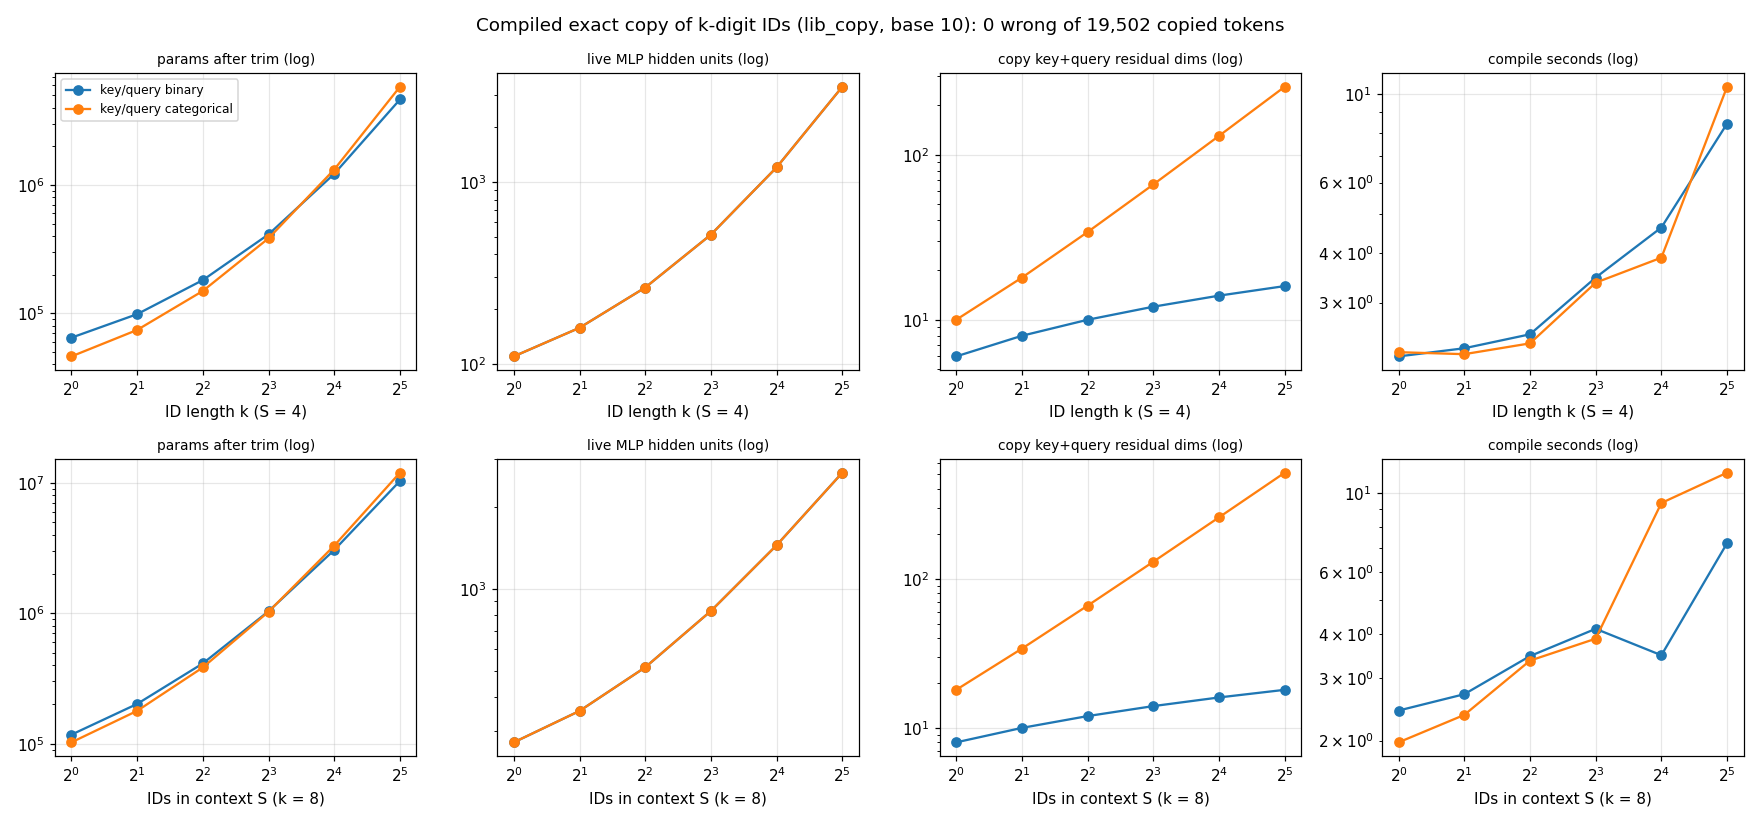

Write the Python code that produced this figure.
"""Cost of the compiled exact-copy head (lib_copy) vs ID length and slots.

Program: tracr/compiler/lib_copy.make_exact_copy. A call CALL_s followed by
k copy positions gets, at each of them, the matching digit of the source
SRC_s d_1..d_k (layout in the lib_copy docstring). Two sweeps:
  vs k: id_len over id_lens at num_slots = fixed_slots
  vs S: num_slots over slot_counts at id_len = fixed_id_len
each with the copy key/query bit-coded (rasp.binary, the default) and
one-hot (rasp.categorical, the baseline). max_seq_len is
lib_copy.max_sequence_len (every slot as a source, max_calls calls, gaps of
max_gap).

Per config, in its own process with a timeout: compile, count live MLP
units and attention heads, trim with shrinking.shrink(reuse=False), and run
`samples` random valid sequences (lib_copy.random_sequence) through the
compiled model, comparing every copy position with lib_copy.reference_copy;
the first rasp_samples of them also go through rasp.evaluate.

Settings live in config.toml [exact_copy]. Writes results.jsonl (one row per
config, flushed), run.log, exact_copy.png and summary.md to out_dir.

Usage:
  uv run --extra experiments python experiments/exact_copy/exact_copy.py
"""

import json
import os
import random
import resource
import subprocess
import sys
import threading
import time
import tomllib
from concurrent.futures import ThreadPoolExecutor, as_completed
from typing import Any

ROOT = os.path.dirname(os.path.dirname(os.path.dirname(
    os.path.abspath(__file__))))
CONFIG_PATH = os.environ.get("EXACT_COPY_CONFIG",
                             os.path.join(ROOT, "config.toml"))
with open(CONFIG_PATH, "rb") as _f:
  CFG = tomllib.load(_f)["exact_copy"]
OUT_DIR = os.path.join(ROOT, CFG["out_dir"])
BINARY = "binary"
CATEGORICAL = "categorical"
SWEEP_K = "k"
SWEEP_S = "S"

HEADER = (f"{'enc':<12}{'k':>4}{'S':>4}{'N':>5}{'units↓':>9}"
          f"{'heads↓':>7}{'layers↓':>8}{'qk_dims↓':>9}{'d_model↓':>9}"
          f"{'d_trim↓':>8}{'params↓':>13}{'p_trim↓':>12}{'compile_s↓':>11}"
          f"{'seqs':>6}{'copies':>8}{'mism↓':>6}{'rasp_mism↓':>11}"
          f"{'rss_gb':>7}")


def jobs():
  """(encoding, id_len, num_slots) per config, largest first; the point
  shared by both sweeps runs once."""
  out = set()
  for enc in CFG["encodings"]:
    out |= {(enc, k, CFG["fixed_slots"]) for k in CFG["id_lens"]}
    out |= {(enc, CFG["fixed_id_len"], s) for s in CFG["slot_counts"]}
  return sorted(out, key=lambda j: (-j[1] * j[2], j))


def run_model(model, seqs):
  """Decoded outputs at real positions, padded and batched under one jit."""
  import jax
  import jax.numpy as jnp
  import numpy as np
  enc, dec = model.input_encoder, model.output_encoder
  forward = jax.jit(lambda p, x: model.forward(p, x).unembedded_output)
  width = max(map(len, seqs)) + 1
  outs = []
  for start in range(0, len(seqs), CFG["batch_size"]):
    chunk = seqs[start:start + CFG["batch_size"]]
    ids = np.array([enc.encode([enc.bos_token] + s + [enc.pad_token] *
                               (width - 1 - len(s))) for s in chunk],
                   dtype=np.int32)
    pred = np.asarray(forward(model.params, jnp.asarray(ids)))
    outs += [dec.decode(row.tolist())[1:1 + len(s)]
             for row, s in zip(pred, chunk)]
  return outs


def child(enc, k, s):
  import numpy as np
  from tracr.compiler import compiling
  from tracr.compiler import lib_copy
  from tracr.compiler import shrinking
  from tracr.rasp import rasp
  layout = lib_copy.CopyLayout(id_len=k, num_slots=s, base=CFG["base"])
  n = lib_copy.max_sequence_len(layout, CFG["max_calls"], CFG["max_gap"])
  encoding = rasp.binary if enc == BINARY else rasp.categorical
  program = lib_copy.make_exact_copy(layout, encoding=encoding)
  t0 = time.perf_counter()
  model = compiling.compile_rasp_to_model(
      program, vocab=layout.vocab, max_seq_len=n,
      compiler_bos=CFG["compiler_bos"], compiler_pad=CFG["compiler_pad"])
  compile_s = time.perf_counter() - t0
  cfg = model.model_config
  layers = range(cfg.num_layers)
  live = sum(int(np.count_nonzero(np.abs(np.asarray(
      model.params[f"transformer/layer_{l}/mlp/linear_1"]["w"])).sum(0)))
             for l in layers)
  head_dim = cfg.key_size
  heads = sum(int(np.count_nonzero(np.abs(np.asarray(
      model.params[f"transformer/layer_{l}/attn/query"]["w"])).reshape(
          -1, cfg.num_heads, head_dim).sum((0, 2)))) for l in layers)
  qk_dims = sum(l.startswith(("copy_key_", "copy_query_"))
                for l in model.residual_labels)
  t0 = time.perf_counter()
  stats = shrinking.shrink(model, reuse=False).stats
  shrink_s = time.perf_counter() - t0
  rng = random.Random(CFG["seed"] + 1000 * k + s)
  seqs = [lib_copy.random_sequence(layout, rng, CFG["max_calls"],
                                   CFG["max_gap"])
          for _ in range(CFG["samples"])]
  refs = [lib_copy.reference_copy(layout, q) for q in seqs]
  t0 = time.perf_counter()
  got = run_model(model, seqs)
  apply_s = time.perf_counter() - t0
  copies = sum(r is not None for ref in refs for r in ref)
  mism = sum(g != r for out, ref in zip(got, refs) for g, r in zip(out, ref)
             if r is not None)
  t0 = time.perf_counter()
  rasp_seqs = seqs[:CFG["rasp_samples"]]
  rasp_mism = sum(rasp.evaluate(program, q) != ref
                  for q, ref in zip(rasp_seqs, refs))
  rasp_s = time.perf_counter() - t0
  row: dict[str, Any] = dict(
      enc=enc, k=k, S=s, ok=True, max_seq_len=n,
      vocab=len(layout.vocab), units_live=live, heads=heads,
      layers=cfg.num_layers, qk_dims=qk_dims,
      mlp_hidden_size=cfg.mlp_hidden_size, d_model=stats.d_model_before,
      d_model_trim=stats.d_model_after, params=stats.params_before,
      params_trim=stats.params_after, mlp_units_trim=stats.mlp_units_after,
      compile_s=compile_s, shrink_s=shrink_s, apply_s=apply_s, rasp_s=rasp_s,
      seqs=len(seqs), copies=copies, mism=mism, rasp_seqs=len(rasp_seqs),
      rasp_mism=rasp_mism)
  rss = resource.getrusage(resource.RUSAGE_SELF).ru_maxrss
  row["peak_rss_gb"] = rss / 2**30  # bytes on macOS
  print(json.dumps(row), flush=True)


def run_one(enc, k, s):
  cmd = [sys.executable, os.path.abspath(__file__), "--one", enc, str(k),
         str(s)]
  base = dict(enc=enc, k=k, S=s, ok=False)
  t0 = time.perf_counter()
  try:
    r = subprocess.run(cmd, capture_output=True, text=True, cwd=ROOT,
                       timeout=CFG["timeout_s"])
  except subprocess.TimeoutExpired:
    return dict(base, err=f"timeout > {CFG['timeout_s']} s")
  lines = [l for l in r.stdout.splitlines() if l.startswith("{")]
  if lines:
    return json.loads(lines[-1])
  tail = (r.stderr.strip().splitlines() or ["?"])[-1]
  return dict(base, err=f"{tail[:120]} after {time.perf_counter() - t0:.0f} s")


def fmt_row(r):
  head = f"{r['enc']:<12}{r['k']:>4}{r['S']:>4}"
  if not r["ok"]:
    return f"{head}  FAIL {r['err']}"
  return (f"{head}{r['max_seq_len']:>5}{r['units_live']:>9,}{r['heads']:>7}"
          f"{r['layers']:>8}{r['qk_dims']:>9,}{r['d_model']:>9,}"
          f"{r['d_model_trim']:>8,}{r['params']:>13,}{r['params_trim']:>12,}"
          f"{r['compile_s']:>11.1f}{r['seqs']:>6}{r['copies']:>8,}"
          f"{r['mism']:>6}{r['rasp_mism']:>11}{r['peak_rss_gb']:>7.1f}")


def _in_sweep(r, sweep):
  if sweep == SWEEP_K:
    return r["S"] == CFG["fixed_slots"] and r["k"] in CFG["id_lens"]
  return r["k"] == CFG["fixed_id_len"] and r["S"] in CFG["slot_counts"]


def _series(rows, sweep, enc):
  x = "k" if sweep == SWEEP_K else "S"
  return sorted((r for r in rows if r["ok"] and r["enc"] == enc and
                 _in_sweep(r, sweep)), key=lambda r: r[x])


def fits(rows):
  """log-log slopes: quantity ~ x^slope along each sweep, per encoding."""
  import numpy as np
  out = {}
  for sweep in (SWEEP_K, SWEEP_S):
    x_key = "k" if sweep == SWEEP_K else "S"
    for enc in CFG["encodings"]:
      ok = _series(rows, sweep, enc)
      if len(ok) < 2:
        continue
      x = np.log2([r[x_key] for r in ok])
      fit = dict(xs=[r[x_key] for r in ok],
                 layers=[r["layers"] for r in ok],
                 heads=[r["heads"] for r in ok])
      for key in ("units_live", "qk_dims", "d_model_trim", "params_trim",
                  "compile_s"):
        y = np.log2([max(r[key], 1e-9) for r in ok])
        fit[f"{key}_slope"] = float(np.polyfit(x, y, 1)[0])
      out[f"{sweep}/{enc}"] = fit
  return out


def plot(rows, path):
  import matplotlib
  matplotlib.use("Agg")
  import matplotlib.pyplot as plt
  panels = [("params_trim", "params after trim"),
            ("units_live", "live MLP hidden units"),
            ("qk_dims", "copy key+query residual dims"),
            ("compile_s", "compile seconds")]
  sweeps = [(SWEEP_K, "k", f"ID length k (S = {CFG['fixed_slots']})"),
            (SWEEP_S, "S", f"IDs in context S (k = {CFG['fixed_id_len']})")]
  fig, axes = plt.subplots(len(sweeps), len(panels), figsize=(16, 7.5))
  for row_axes, (sweep, x_key, x_label) in zip(axes, sweeps):
    for ax, (key, title) in zip(row_axes, panels):
      for enc in CFG["encodings"]:
        ok = _series(rows, sweep, enc)
        if ok:
          ax.plot([r[x_key] for r in ok], [r[key] for r in ok], "o-",
                  label=f"key/query {enc}")
      ax.set_xscale("log", base=2)
      ax.set_yscale("log")
      ax.set_xlabel(x_label)
      ax.set_title(f"{title} (log)", fontsize=9)
      ax.grid(alpha=0.3)
  axes[0, 0].legend(fontsize=8)
  ok = [r for r in rows if r["ok"]]
  mism = sum(r["mism"] for r in ok)
  copies = sum(r["copies"] for r in ok)
  fig.suptitle(f"Compiled exact copy of k-digit IDs (lib_copy, base "
               f"{CFG['base']}): {mism} wrong of {copies:,} copied tokens")
  fig.tight_layout()
  fig.savefig(path, dpi=110)
  plt.close(fig)


def _ratio(before, after):
  """before / after as text, bold when at least bold_ratio."""
  x = before / after
  text = f"{x:,.1f}x"
  return f"**{text}**" if x >= CFG["bold_ratio"] else text


def write_summary(rows, fit, total_s):
  ok = [r for r in rows if r["ok"]]
  fails = [r for r in rows if not r["ok"]]
  by = {(r["enc"], r["k"], r["S"]): r for r in ok}
  lines = ["# Exact copy of multi-token IDs", "",
           "## What was tested", "",
           "tracr/compiler/lib_copy.make_exact_copy: at each of the k "
           "positions after CALL_s the compiled model must output the "
           "matching digit of the source ID SRC_s d_1..d_k earlier in the "
           "sequence. Layout: digits 0..base-1, SRC_s = base + 2s, CALL_s = "
           "base + 2s + 1, filler = base + 2S; markers at least k + 1 apart. "
           "Head 1 (one attention layer) finds the marker 1..k positions "
           "back: one head per bit of its code and of its index mod (k + 1), "
           "each averaging a constant 1 over window AND marker (exactly 0 or "
           "1, never None), decoded with lib_arith.from_bits. Head 2 copies "
           "tokens by exact equality of the bit-coded (rasp.binary) "
           "address slot * (k + 1) + offset.", "",
           f"Sweeps: k over {CFG['id_lens']} at S = {CFG['fixed_slots']}; S "
           f"over {CFG['slot_counts']} at k = {CFG['fixed_id_len']}; base "
           f"{CFG['base']}. Each config: {CFG['samples']} random valid "
           f"sequences (1..S sources in random slot order, 1.."
           f"{CFG['max_calls']} calls, gaps of 0..{CFG['max_gap']} random "
           "digits/filler, random tokens at copy positions) vs the "
           f"pure-Python reference; the first {CFG['rasp_samples']} also vs "
           "rasp.evaluate. Baseline: the same program with one-hot "
           "(categorical) copy key/query.", "",
           "Terms: units = MLP hidden units with nonzero input weights; heads "
           "= attention heads with nonzero query weights; qk_dims = residual "
           "dims of the copy key + query; d_trim / p_trim = residual width "
           "and dense params after shrinking.shrink(reuse=False); N = "
           "max_seq_len.", "", "## Key numbers", ""]
  copies = sum(r["copies"] for r in ok)
  mism = sum(r["mism"] for r in ok)
  rasp_seqs = sum(r["rasp_seqs"] for r in ok)
  rasp_mism = sum(r["rasp_mism"] for r in ok)
  lines.append(f"- Configs: {len(ok)} compiled and checked, {len(fails)} "
               "failed" + (": " + "; ".join(
                   f"{r['enc']} k={r['k']} S={r['S']}: {r['err']}"
                   for r in fails) if fails else "."))
  lines.append(f"- Wrong copied tokens (compiled vs reference): {mism} of "
               f"{copies:,} over {sum(r['seqs'] for r in ok):,} sequences. "
               f"RASP vs reference: {rasp_mism} of {rasp_seqs:,} sequences.")
  for sweep, x_key in ((SWEEP_K, "k"), (SWEEP_S, "S")):
    series = _series(rows, sweep, BINARY)
    if not series:
      continue
    lo, hi = series[0], series[-1]
    lines.append(
        f"- Binary, {x_key} {lo[x_key]} -> {hi[x_key]} (N {lo['max_seq_len']}"
        f" -> {hi['max_seq_len']}): layers {lo['layers']} -> {hi['layers']}, "
        f"heads {lo['heads']} -> {hi['heads']}, units {lo['units_live']:,} -> "
        f"{hi['units_live']:,}, qk_dims {lo['qk_dims']} -> {hi['qk_dims']}, "
        f"p_trim {lo['params_trim']:,} -> {hi['params_trim']:,}, compile "
        f"{lo['compile_s']:.1f} -> {hi['compile_s']:.1f} s.")
    for r in series[-1:]:
      cat = by.get((CATEGORICAL, r["k"], r["S"]))
      if cat:
        lines.append(
            f"  - categorical -> binary key/query at k={r['k']}, S={r['S']}: "
            f"qk_dims {cat['qk_dims']:,} -> {r['qk_dims']:,} "
            f"({_ratio(cat['qk_dims'], r['qk_dims'])}), d_trim "
            f"{cat['d_model_trim']:,} -> {r['d_model_trim']:,}, units "
            f"{cat['units_live']:,} -> {r['units_live']:,}, p_trim "
            f"{cat['params_trim']:,} -> {r['params_trim']:,} "
            f"({_ratio(cat['params_trim'], r['params_trim'])}), compile "
            f"{cat['compile_s']:.1f} -> {r['compile_s']:.1f} s.")
  lines += ["", "## Growth (log-log least squares: y ~ x^slope)", "",
            "| sweep / key-query | x | layers | heads | units | qk_dims | "
            "d_trim | p_trim | compile_s |", "|---|---|---|---|---|---|---|"
            "---|---|"]
  for name, f in fit.items():
    lines.append(
        f"| {name} | {f['xs'][0]}..{f['xs'][-1]} | {f['layers']} | "
        f"{f['heads']} | {f['units_live_slope']:.2f} | "
        f"{f['qk_dims_slope']:.2f} | {f['d_model_trim_slope']:.2f} | "
        f"{f['params_trim_slope']:.2f} | {f['compile_s_slope']:.2f} |")
  lines += [
      "", "## What the numbers mean", "",
      "The copy itself is exact by construction: the key and query are the "
      "same integer address only when slot and offset agree, and the binary "
      "head scores a full match L above every partial match. Zero wrong "
      "tokens over all configs says the soft attention and the 0/1 marker "
      "heads stayed exact at these sizes. Bit-coded key/query need "
      "ceil(log2(S (k + 1) + 2)) dims each instead of one per address.", "",
      "## What this does NOT prove", "",
      "- Nothing about long contexts: max_seq_len here is at most "
      f"{max((r['max_seq_len'] for r in ok), default=0):,}. The marker "
      "window Select reads one-hot indices, so its width and d_model grow "
      "linearly with max_seq_len; 1M context needs a different window "
      "(e.g. relative/bit positions).",
      "- Nothing about a trained model or natural text: inputs follow the "
      "strict layout (markers k + 1 apart, one source per slot, every "
      "called slot present). Broken layouts are rejected by check_layout, "
      "not handled.",
      "- Not an autoregressive decoder: the compiled model is not causal and "
      "reads all copy positions at once; teacher forcing is only simulated "
      "by random tokens at copy positions.",
      "- Random checks, not exhaustive, at these sizes (exhaustive k <= 3, "
      "S <= 3 base 2 is in lib_copy_test).", "",
      f"Plot: {os.path.join(CFG['out_dir'], 'exact_copy.png')}. Total wall "
      f"time {total_s:.0f} s."]
  return lines


def main():
  os.makedirs(OUT_DIR, exist_ok=True)
  todo = jobs()
  results_path = os.path.join(OUT_DIR, "results.jsonl")
  log_path = os.path.join(OUT_DIR, "run.log")
  rows = []
  lock = threading.Lock()
  with open(results_path, "w") as out, open(log_path, "w") as log:

    def emit(line):
      with lock:
        print(line, flush=True)
        log.write(line + "\n")
        log.flush()

    def record(r):
      with lock:
        rows.append(r)
        out.write(json.dumps(r) + "\n")
        out.flush()
      emit(fmt_row(r))

    emit(f"exact_copy: {len(todo)} configs on {CFG['workers']} workers, "
         f"timeout {CFG['timeout_s']} s each -> {OUT_DIR}")
    emit("units = live MLP units; heads = live attention heads; qk_dims = "
         "copy key+query dims; copies = copy positions checked; mism = wrong "
         "copied tokens vs reference; rasp_mism = sequences where "
         "rasp.evaluate differs from the reference")
    emit(HEADER)
    t0 = time.perf_counter()
    with ThreadPoolExecutor(CFG["workers"]) as ex:
      futs = [ex.submit(lambda j=j: record(run_one(*j))) for j in todo]
      for fu in as_completed(futs):
        fu.result()
    total_s = time.perf_counter() - t0
    emit(f"done {len(rows):,} configs in {total_s:.0f} s")
    fit = fits(rows)
    plot(rows, os.path.join(OUT_DIR, "exact_copy.png"))
    lines = write_summary(rows, fit, total_s)
    with open(os.path.join(OUT_DIR, "summary.md"), "w") as f:
      f.write("\n".join(lines) + "\n")
    emit("")
    for line in lines:
      emit(line)


if __name__ == "__main__":
  if len(sys.argv) > 1 and sys.argv[1] == "--one":
    child(sys.argv[2], int(sys.argv[3]), int(sys.argv[4]))
  else:
    main()
